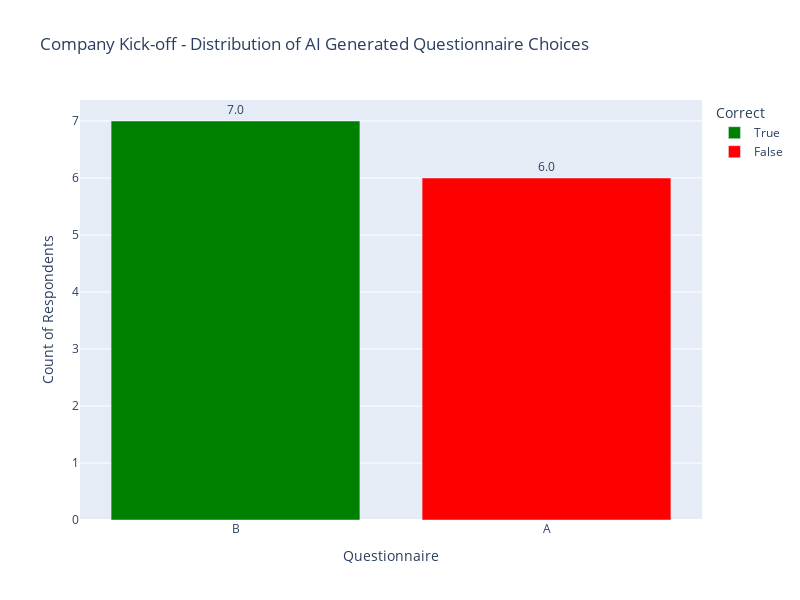
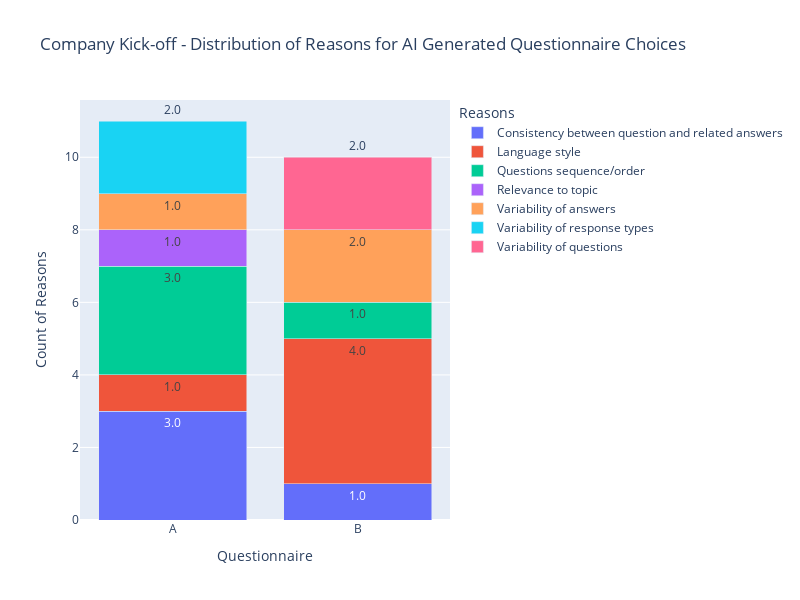

Notebook cell for these charts, in order:
### Code cell
fig1, fig2 = plot_questionnaire_analysis(km_results, "Company Kick-off", "Company Kick-off - Which Questionnaire is AI Generated?", "Why the questionnaire you chose is, according to you, AI generated?", "B")

fig1.show()
fig2.show()

### Figure 1 — Plotly figure (JSON) as saved in the notebook; plotly's stock layout.template omitted (floating-point values rounded to 4 significant figures)
{"data": [{"alignmentgroup": "True", "hovertemplate": "Correct=True<br>Questionnaire=%{x}<br>Count of Respondents=%{text}<extra></extra>", "legendgroup": "True", "marker": {"color": "green", "pattern": {"shape": ""}}, "name": "True", "offsetgroup": "True", "orientation": "v", "showlegend": true, "text": [7], "textposition": "outside", "texttemplate": "%{text:.2s}", "type": "bar", "x": ["B"], "xaxis": "x", "y": [7], "yaxis": "y"}, {"alignmentgroup": "True", "hovertemplate": "Correct=False<br>Questionnaire=%{x}<br>Count of Respondents=%{text}<extra></extra>", "legendgroup": "False", "marker": {"color": "red", "pattern": {"shape": ""}}, "name": "False", "offsetgroup": "False", "orientation": "v", "showlegend": true, "text": [6], "textposition": "outside", "texttemplate": "%{text:.2s}", "type": "bar", "x": ["A"], "xaxis": "x", "y": [6], "yaxis": "y"}], "layout": {"barmode": "relative", "height": 600, "legend": {"title": {"text": "Correct"}, "tracegroupgap": 0}, "title": {"text": "Company Kick-off - Distribution of AI Generated Questionnaire Choices"}, "uniformtext": {"minsize": 8, "mode": "hide"}, "width": 800, "xaxis": {"anchor": "y", "domain": [0, 1], "title": {"text": "Questionnaire"}}, "yaxis": {"anchor": "x", "domain": [0, 1], "title": {"text": "Count of Respondents"}}}}

### Figure 2 — Plotly figure (JSON) as saved in the notebook; plotly's stock layout.template omitted (floating-point values rounded to 4 significant figures)
{"data": [{"alignmentgroup": "True", "hovertemplate": "Reasons=Consistency between question and related answers<br>Questionnaire=%{x}<br>Count of Reasons=%{text}<extra></extra>", "legendgroup": "Consistency between question and related answers", "marker": {"color": "#636efa", "pattern": {"shape": ""}}, "name": "Consistency between question and related answers", "offsetgroup": "Consistency between question and related answers", "orientation": "v", "showlegend": true, "text": [3, 1], "textposition": "outside", "texttemplate": "%{text:.2s}", "type": "bar", "x": ["A", "B"], "xaxis": "x", "y": [3, 1], "yaxis": "y"}, {"alignmentgroup": "True", "hovertemplate": "Reasons=Language style<br>Questionnaire=%{x}<br>Count of Reasons=%{text}<extra></extra>", "legendgroup": "Language style", "marker": {"color": "#EF553B", "pattern": {"shape": ""}}, "name": "Language style", "offsetgroup": "Language style", "orientation": "v", "showlegend": true, "text": [1, 4], "textposition": "outside", "texttemplate": "%{text:.2s}", "type": "bar", "x": ["A", "B"], "xaxis": "x", "y": [1, 4], "yaxis": "y"}, {"alignmentgroup": "True", "hovertemplate": "Reasons=Questions sequence/order<br>Questionnaire=%{x}<br>Count of Reasons=%{text}<extra></extra>", "legendgroup": "Questions sequence/order", "marker": {"color": "#00cc96", "pattern": {"shape": ""}}, "name": "Questions sequence/order", "offsetgroup": "Questions sequence/order", "orientation": "v", "showlegend": true, "text": [3, 1], "textposition": "outside", "texttemplate": "%{text:.2s}", "type": "bar", "x": ["A", "B"], "xaxis": "x", "y": [3, 1], "yaxis": "y"}, {"alignmentgroup": "True", "hovertemplate": "Reasons=Relevance to topic<br>Questionnaire=%{x}<br>Count of Reasons=%{text}<extra></extra>", "legendgroup": "Relevance to topic", "marker": {"color": "#ab63fa", "pattern": {"shape": ""}}, "name": "Relevance to topic", "offsetgroup": "Relevance to topic", "orientation": "v", "showlegend": true, "text": [1], "textposition": "outside", "texttemplate": "%{text:.2s}", "type": "bar", "x": ["A"], "xaxis": "x", "y": [1], "yaxis": "y"}, {"alignmentgroup": "True", "hovertemplate": "Reasons=Variability of answers<br>Questionnaire=%{x}<br>Count of Reasons=%{text}<extra></extra>", "legendgroup": "Variability of answers", "marker": {"color": "#FFA15A", "pattern": {"shape": ""}}, "name": "Variability of answers", "offsetgroup": "Variability of answers", "orientation": "v", "showlegend": true, "text": [1, 2], "textposition": "outside", "texttemplate": "%{text:.2s}", "type": "bar", "x": ["A", "B"], "xaxis": "x", "y": [1, 2], "yaxis": "y"}, {"alignmentgroup": "True", "hovertemplate": "Reasons=Variability of response types<br>Questionnaire=%{x}<br>Count of Reasons=%{text}<extra></extra>", "legendgroup": "Variability of response types", "marker": {"color": "#19d3f3", "pattern": {"shape": ""}}, "name": "Variability of response types", "offsetgroup": "Variability of response types", "orientation": "v", "showlegend": true, "text": [2], "textposition": "outside", "texttemplate": "%{text:.2s}", "type": "bar", "x": ["A"], "xaxis": "x", "y": [2], "yaxis": "y"}, {"alignmentgroup": "True", "hovertemplate": "Reasons=Variability of questions<br>Questionnaire=%{x}<br>Count of Reasons=%{text}<extra></extra>", "legendgroup": "Variability of questions", "marker": {"color": "#FF6692", "pattern": {"shape": ""}}, "name": "Variability of questions", "offsetgroup": "Variability of questions", "orientation": "v", "showlegend": true, "text": [2], "textposition": "outside", "texttemplate": "%{text:.2s}", "type": "bar", "x": ["B"], "xaxis": "x", "y": [2], "yaxis": "y"}], "layout": {"barmode": "stack", "height": 600, "legend": {"title": {"text": "Reasons"}, "tracegroupgap": 0}, "title": {"text": "Company Kick-off - Distribution of Reasons for AI Generated Questionnaire Choices"}, "uniformtext": {"minsize": 8, "mode": "hide"}, "width": 800, "xaxis": {"anchor": "y", "domain": [0, 1], "title": {"text": "Questionnaire"}}, "yaxis": {"anchor": "x", "domain": [0, 1], "title": {"text": "Count of Reasons"}}}}
